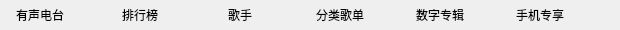
    <widget class="QWidget" name="PagesBt" native="true">
     <property name="minimumSize">
      <size>
       <width>0</width>
       <height>30</height>
      </size>
     </property>
     <property name="maximumSize">
      <size>
       <width>16777215</width>
       <height>30</height>
      </size>
     </property>
     <property name="cursor">
      <cursorShape>ArrowCursor</cursorShape>
     </property>
     <property name="styleSheet">
      <string notr="true">.QPushButton
{
	background:transparent;
	border:none;
}
.QPushButton:hover
{
	color:#1ECF9E;
}</string>
     </property>
     <layout class="QHBoxLayout" name="horizontalLayout">
      <property name="spacing">
       <number>20</number>
      </property>
      <property name="leftMargin">
       <number>0</number>
      </property>
      <property name="topMargin">
       <number>0</number>
      </property>
      <property name="rightMargin">
       <number>0</number>
      </property>
      <property name="bottomMargin">
       <number>0</number>
      </property>
      <item>
       <widget class="QPushButton" name="bt1">
        <property name="minimumSize">
         <size>
          <width>80</width>
          <height>0</height>
         </size>
        </property>
        <property name="maximumSize">
         <size>
          <width>120</width>
          <height>30</height>
         </size>
        </property>
        <property name="cursor">
         <cursorShape>PointingHandCursor</cursorShape>
        </property>
        <property name="text">
         <string>有声电台</string>
        </property>
       </widget>
      </item>
      <item>
       <widget class="QPushButton" name="bt2">
        <property name="minimumSize">
         <size>
          <width>80</width>
          <height>0</height>
         </size>
        </property>
        <property name="maximumSize">
         <size>
          <width>120</width>
          <height>30</height>
         </size>
        </property>
        <property name="cursor">
         <cursorShape>PointingHandCursor</cursorShape>
        </property>
        <property name="text">
         <string>排行榜</string>
        </property>
       </widget>
      </item>
      <item>
       <widget class="QPushButton" name="bt3">
        <property name="minimumSize">
         <size>
          <width>80</width>
          <height>0</height>
         </size>
        </property>
        <property name="maximumSize">
         <size>
          <width>120</width>
          <height>30</height>
         </size>
        </property>
        <property name="cursor">
         <cursorShape>PointingHandCursor</cursorShape>
        </property>
        <property name="text">
         <string>歌手</string>
        </property>
       </widget>
      </item>
      <item>
       <widget class="QPushButton" name="bt4">
        <property name="minimumSize">
         <size>
          <width>80</width>
          <height>0</height>
         </size>
        </property>
        <property name="maximumSize">
         <size>
          <width>120</width>
          <height>30</height>
         </size>
        </property>
        <property name="cursor">
         <cursorShape>PointingHandCursor</cursorShape>
        </property>
        <property name="text">
         <string>分类歌单</string>
        </property>
       </widget>
      </item>
      <item>
       <widget class="QPushButton" name="bt5">
        <property name="minimumSize">
         <size>
          <width>80</width>
          <height>0</height>
         </size>
        </property>
        <property name="maximumSize">
         <size>
          <width>120</width>
          <height>30</height>
         </size>
        </property>
        <property name="cursor">
         <cursorShape>PointingHandCursor</cursorShape>
        </property>
        <property name="text">
         <string>数字专辑</string>
        </property>
       </widget>
      </item>
      <item>
       <widget class="QPushButton" name="bt6">
        <property name="minimumSize">
         <size>
          <width>80</width>
          <height>0</height>
         </size>
        </property>
        <property name="maximumSize">
         <size>
          <width>120</width>
          <height>30</height>
         </size>
        </property>
        <property name="cursor">
         <cursorShape>PointingHandCursor</cursorShape>
        </property>
        <property name="text">
         <string>手机专享</string>
        </property>
       </widget>
      </item>
      <item>
       <spacer name="horizontalSpacer">
        <property name="orientation">
         <enum>Qt::Horizontal</enum>
        </property>
        <property name="sizeHint" stdset="0">
         <size>
          <width>40</width>
          <height>20</height>
         </size>
        </property>
       </spacer>
      </item>
     </layout>
    </widget>
